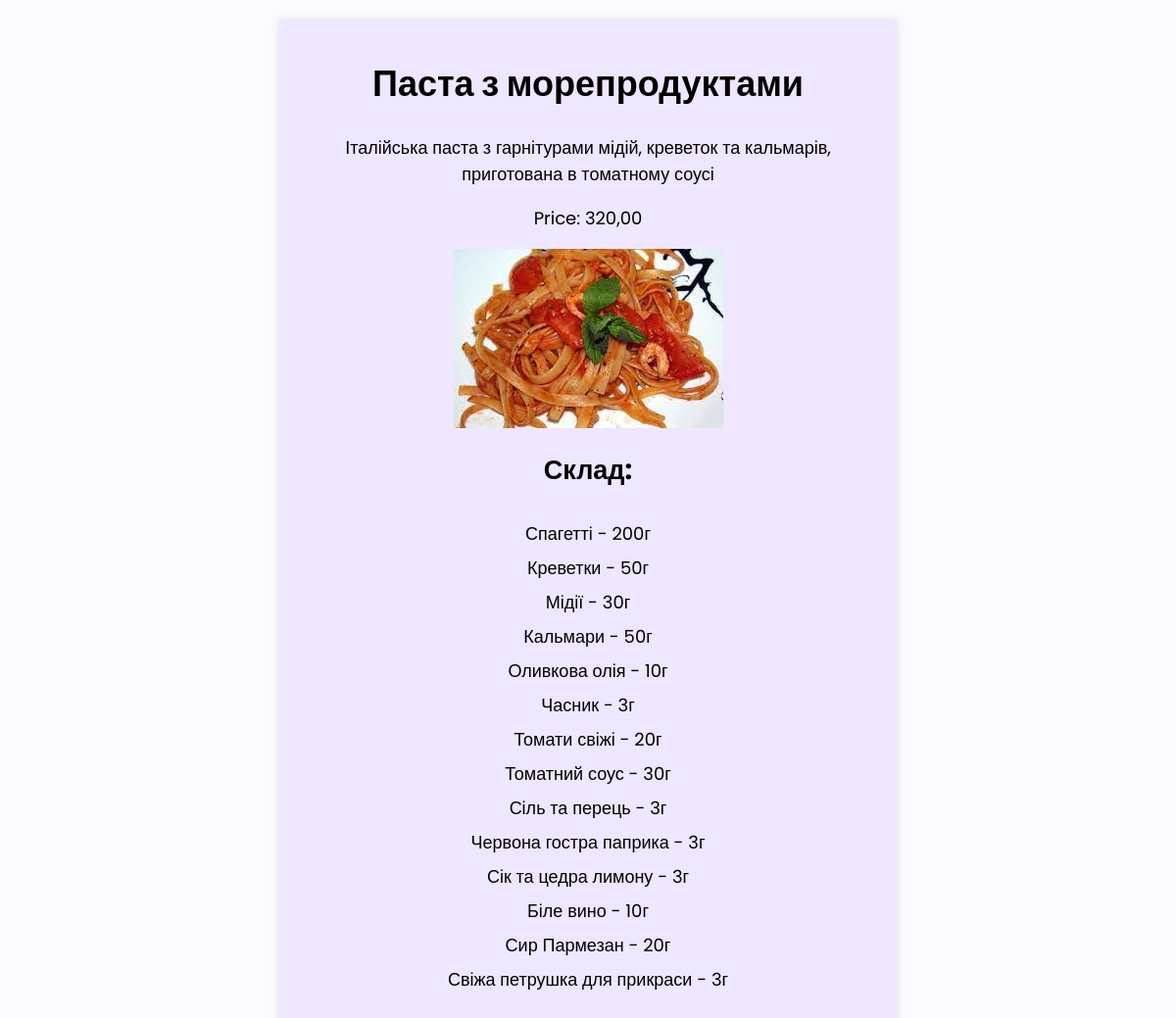
Screenshot of /item/1/ with the database file from the repository.
### cafe/models.py (models this page shows, shortened)
class Item(models.Model):
    name = models.CharField(max_length=255, verbose_name='Страва')
    price = models.DecimalField(max_digits=10, decimal_places=2, verbose_name='Ціна')
    description = models.TextField()
    image = models.ImageField(upload_to='item_images/')
    category = models.ForeignKey(Category, on_delete=models.CASCADE, verbose_name='Категорія')
    class Meta:
        verbose_name = 'Назва'
        verbose_name_plural = 'Назви'

class Ingredient(models.Model):
    name = models.CharField(max_length=255, verbose_name='Інгредіент')
    quantity = models.CharField(max_length=255, verbose_name='Кількість')
    item = models.ForeignKey('Item', on_delete=models.CASCADE, verbose_name='Страва')
    class Meta:
        verbose_name = 'Інгредіент'
        verbose_name_plural = 'Інгредіенти'

### cafe/views.py (the view)
# urls.py: path('item/<int:pk>/', ItemDetailView.as_view(), name='item-detail'),
class ItemDetailView(DetailView):
    model = Item
    template_name = 'cafe/item_detail.html'
    context_object_name = 'item'

### cafe/templates/cafe/item_detail.html (shortened to what this page needs)
{% load static %}
<html lang="en">
<head>
    <link rel="stylesheet" href="{% static 'style.css' %}">
</head>
<body>
    <div class="main content-block">
        <h1>{{ item.name }}</h1>
        <p>{{ item.description }}</p>
        <p>Price: {{ item.price }}</p>
        <img src="{{ item.image.url }}" alt="{{ item.name }}">
        <h2>Склад:</h2>
        <ul class="custom-list">
            {% for ingredient in item.ingredient_set.all %}
                <li class="custom-list">{{ ingredient.name }} - {{ ingredient.quantity }}г</li>
            {% endfor %}
        </ul>
    </div>
</body>
</html>

### cafe/static/style.css (style rules this page uses)
.main { background-color: #efe6ff; }
body { margin: 0; padding: 0; background-color: #fbfafc; }
.content-block { max-width: 600px; margin: 20px auto; padding: 15px; box-shadow: 0 0 10px rgba(0, 0, 0, 0.1); font-size: 18px; line-height: 1.5; text-align: center; font-family: 'Poppins', sans-serif; }
img { display: block; margin: auto; border-radius: 4px; }
.custom-list { list-style-type: none; padding: 4px; }

### rows the page displays
Item: name "Паста з морепродуктами", description "Італійська паста з гарнітурами мідій, креветок та кальмарів, приготована в томатному соусі", price "320,00", image (picture)
Ingredient: name "Спагетті", quantity "200"
Ingredient: name "Креветки", quantity "50"
Ingredient: name "Мідії", quantity "30"
Ingredient: name "Кальмари", quantity "50"
Ingredient: name "Оливкова олія", quantity "10"
Ingredient: name "Часник", quantity "3"
Ingredient: name "Томати свіжі", quantity "20"
Ingredient: name "Томатний соус", quantity "30"
Ingredient: name "Сіль та перець", quantity "3"
Ingredient: name "Червона гостра паприка", quantity "3"
Ingredient: name "Сік та цедра лимону", quantity "3"
Ingredient: name "Біле вино", quantity "10"
Ingredient: name "Сир Пармезан", quantity "20"
Ingredient: name "Свіжа петрушка для прикраси", quantity "3"
